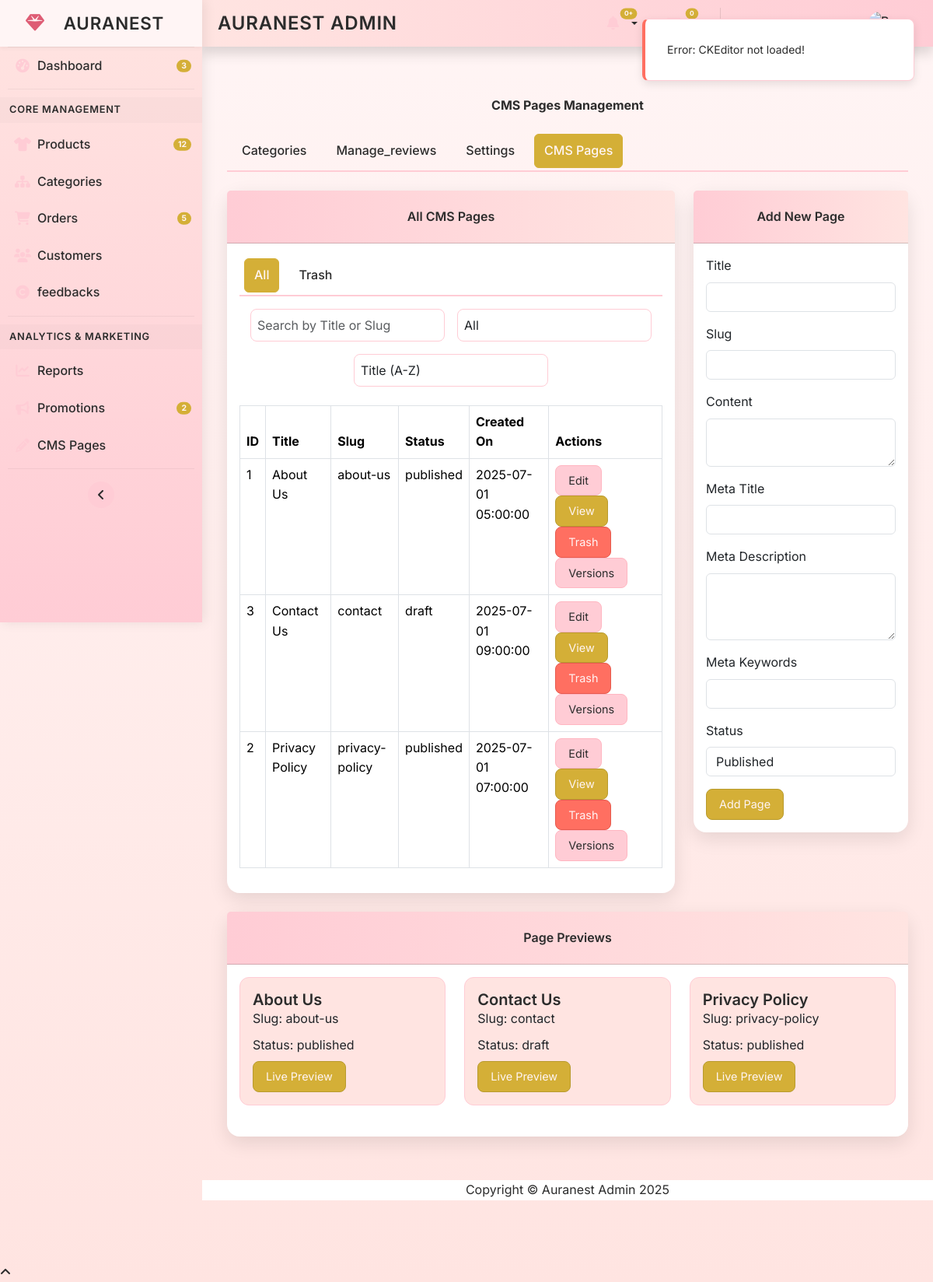
Page /cms.php (signed in) on the committed database.
### tables this page shows
CREATE TABLE `cms_pages` (
  `id` int(11) NOT NULL,
  `title` varchar(255) NOT NULL,
  `slug` varchar(255) NOT NULL,
  `content` text NOT NULL,
  `meta_title` varchar(255) DEFAULT NULL,
  `meta_description` text DEFAULT NULL,
  `meta_keywords` varchar(255) DEFAULT NULL,
  `status` enum('published','draft','trashed') NOT NULL DEFAULT 'draft',
  `created_at` timestamp NOT NULL DEFAULT current_timestamp(),
  `updated_at` timestamp NOT NULL DEFAULT current_timestamp() ON UPDATE current_timestamp()
);

### cms.php (the view, shortened to what this page needs)
<?php
include 'db.php';
$filter = $_POST['filter'] ?? 'all';
$sort = $_POST['sort'] ?? 'title ASC';
$search = $_POST['search'] ?? '';
$query = "SELECT id, title, slug, status, created_at, updated_at FROM cms_pages";
$query .= " ORDER BY $sort";
$stmt = $conn->prepare($query);
$stmt->execute();
$result = $stmt->get_result();
?>
<!DOCTYPE html>
<html lang="en">
<head>
    <link href="https://cdn.jsdelivr.net/npm/bootstrap@5.3.3/dist/css/bootstrap.min.css" rel="stylesheet">
    <link href="https://cdn.jsdelivr.net/npm/tailwindcss@2.2.19/dist/tailwind.min.css" rel="stylesheet">
    <link href="https://cdnjs.cloudflare.com/ajax/libs/font-awesome/6.5.2/css/all.min.css" rel="stylesheet">
</head>
<body id="page-top">
    <div id="wrapper">
        <?php include 'includes/sidebar.php'; ?>
        <div id="content-wrapper" class="d-flex flex-column">
            <div id="content">
                <?php include 'includes/header.php'; ?>
                <div class="container-fluid">
                    <h1 class="mt-4 mb-4 text-center fw-bold">CMS Pages Management</h1>
                    <ul class="nav nav-tabs mb-4">
                        <li class="nav-item"><a class="nav-link" href="categories.php">Categories</a></li>
                        <li class="nav-item"><a class="nav-link" href="manage_reviews.php">Manage_reviews</a></li>
                        <li class="nav-item"><a class="nav-link" href="settings.php">Settings</a></li>
                        <li class="nav-item"><a class="nav-link active" href="cms.php">CMS Pages</a></li>
                    </ul>
                    <div class="row">
                        <div class="col-xl-8 col-lg-7 mb-4">
                            <div class="card">
                                <div class="card-header">
                                    <h6 class="m-0 font-weight-bold">All CMS Pages</h6>
                                </div>
                                <div class="card-body">
                                    <ul class="nav nav-tabs mb-3">
                                        <li class="nav-item"><a class="nav-link <?php echo $filter === 'all' || $filter === 'published' || $filter === 'draft' ? 'active' : ''; ?>" href="#all" data-bs-toggle="tab">All</a></li>
                                        <li class="nav-item"><a class="nav-link <?php echo $filter === 'trashed' ? 'active' : ''; ?>" href="#trash" data-bs-toggle="tab">Trash</a></li>
                                    </ul>
                                    <div class="filter-section">
                                        <input type="text" id="search" class="form-control" placeholder="Search by Title or Slug" value="<?php echo htmlspecialchars($search); ?>">
                                        <select id="filter" class="form-control">
                                            <option value="all" <?php echo $filter === 'all' ? 'selected' : ''; ?>>All</option>
                                        </select>
                                        <select id="sort" class="form-control">
                                            <option value="title ASC" <?php echo $sort === 'title ASC' ? 'selected' : ''; ?>>Title (A-Z)</option>
                                        </select>
                                    </div>
                                    <div class="table-responsive">
                                        <table class="table table-bordered table-hover" id="cmsPagesTable">
                                            <thead>
                                                <tr>
                                                    <th>ID</th>
                                                    <th>Title</th>
                                                    <th>Slug</th>
                                                    <th>Status</th>
                                                    <th>Created On</th>
                                                    <th>Actions</th>
                                                </tr>
                                            </thead>
                                            <tbody id="pagesTableBody">
                                                <?php while ($row = $result->fetch_assoc()) : ?>
                                                    <tr>
                                                        <td><?php echo htmlspecialchars($row['id']); ?></td>
                                                        <td><?php echo htmlspecialchars($row['title']); ?></td>
                                                        <td><?php echo htmlspecialchars($row['slug']); ?></td>
                                                        <td><?php echo htmlspecialchars($row['status']); ?></td>
                                                        <td><?php echo htmlspecialchars($row['created_at']); ?></td>
                                                        <td>
                                                            <a href="?id=<?php echo $row['id']; ?>" class="btn btn-sm btn-info btn-custom">Edit</a>
                                                            <a href="../page.php?slug=<?php echo htmlspecialchars($row['slug']); ?>" target="_blank" class="btn btn-sm btn-primary btn-custom">View</a>
                                                            <form method="POST" style="display:inline;">
                                                                <?php if ($row['status'] === 'trashed') : ?>
                                                                    <button type="submit" name="restore_page" class="btn btn-sm btn-success btn-custom">Restore</button>
                                                                    <button type="submit" name="permanent_delete" class="btn btn-sm btn-danger btn-custom" onclick="return confirm('Permanently delete this page?');">Delete</button>
                                                                <?php else : ?>
                                                                    <button type="submit" name="delete_page" class="btn btn-sm btn-danger btn-custom" onclick="return confirm('Move page to trash?');">Trash</button>
                                                                <?php endif; ?>
                                                            </form>
                                                            <button class="btn btn-sm btn-info btn-custom" data-bs-toggle="modal" data-bs-target="#versionModal<?php echo $row['id']; ?>">Versions</button>
                                                        </td>
                                                    </tr>
                                                <?php endwhile; ?>
                                            </tbody>
                                        </table>
                                    </div>
                                </div>
                            </div>
                        </div>
                        <div class="col-xl-4 col-lg-5 mb-4">
                            <div class="card">
                                <div class="card-header">
                                    <h6 class="m-0 font-weight-bold"><?php echo isset($_GET['id']) ? 'Edit Page' : 'Add New Page'; ?></h6>
                                </div>
                                <div class="card-body">
                                    <?php
                                    $page = null;
                                    ?>
                                    <form method="POST">
                                        <div class="mb-3">
                                            <label class="form-label">Title</label>
                                            <input type="text" name="title" class="form-control" value="<?php echo $page ? htmlspecialchars($page['title']) : ''; ?>" required>
                                        </div>
                                        <div class="mb-3">
                                            <label class="form-label">Slug</label>
                                            <input type="text" name="slug" class="form-control" value="<?php echo $page ? htmlspecialchars($page['slug']) : ''; ?>" required>
                                        </div>
                                        <div class="mb-3">
                                            <label class="form-label">Content</label>
                                            <textarea name="content" class="form-control ckeditor"><?php echo $page ? htmlspecialchars($page['content']) : ''; ?></textarea>
                                        </div>
                                        <div class="mb-3">
                                            <label class="form-label">Meta Title</label>
                                            <input type="text" name="meta_title" class="form-control" value="<?php echo $page ? htmlspecialchars($page['meta_title']) : ''; ?>">
                                        </div>
                                        <div class="mb-3">
                                            <label class="form-label">Meta Description</label>
                                            <textarea name="meta_description" class="form-control" rows="3"><?php echo $page ? htmlspecialchars($page['meta_description']) : ''; ?></textarea>
                                        </div>
                                        <div class="mb-3">
                                            <label class="form-label">Meta Keywords</label>
                                            <input type="text" name="meta_keywords" class="form-control" value="<?php echo $page ? htmlspecialchars($page['meta_keywords']) : ''; ?>">
                                        </div>
                                        <div class="mb-3">
                                            <label class="form-label">Status</label>
                                            <select name="status" class="form-control">
                                                <option value="published" <?php echo $page && $page['status'] === 'published' ? 'selected' : ''; ?>>Published</option>
                                            </select>
                                        </div>
                                        <button type="submit" class="btn btn-primary btn-custom"><?php echo $page ? 'Update Page' : 'Add Page'; ?></button>
                                    </form>
                                </div>
                            </div>
                        </div>
                    </div>
                    <div class="card mb-4">
                        <div class="card-header">
                            <h6 class="m-0 font-weight-bold">Page Previews</h6>
                        </div>
                        <div class="card-body">
                            <div class="row">
                                <?php
                                $result->data_seek(0);
                                while ($row = $result->fetch_assoc()) :
                                    if ($row['status'] !== 'trashed') :
                                ?>
                                    <div class="col-xl-4 col-md-6 mb-4">
                                        <div class="preview-card">
                                            <h5><?php echo htmlspecialchars($row['title']); ?></h5>
                                            <p class="mb-2">Slug: <?php echo htmlspecialchars($row['slug']); ?></p>
                                            <p class="mb-2">Status: <?php echo htmlspecialchars($row['status']); ?></p>
                                            <a href="../page.php?slug=<?php echo htmlspecialchars($row['slug']); ?>" target="_blank" class="btn btn-primary btn-custom">Live Preview</a>
                                        </div>
                                    </div>
                                <?php endif; endwhile; ?>
                            </div>
                        </div>
                    </div>
                </div>
            </div>
            <?php include 'includes/footer.php'; ?>
        </div>
    </div>
    <a class="scroll-to-top rounded" href="#page-top"><i class="fas fa-angle-up"></i></a>
    <div class="toast" id="toastNotification">
        <div class="toast-body">Action successful!</div>
    </div>
</body>
</html>

### rows in the picture
cms_pages: id "1", title "About Us", slug "about-us", status "published", created_at "2025-07-01 05:00:00", shows "Trash"
cms_pages: id "3", title "Contact Us", slug "contact", status "draft", created_at "2025-07-01 09:00:00", shows "Trash"
cms_pages: id "2", title "Privacy Policy", slug "privacy-policy", status "published", created_at "2025-07-01 07:00:00", shows "Trash"
